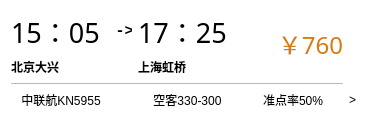
<?xml version="1.0" encoding="UTF-8"?>
<ui version="4.0">
 <class>AirlinesItem</class>
 <widget class="QWidget" name="AirlinesItem">
  <property name="geometry">
   <rect>
    <x>0</x>
    <y>0</y>
    <width>370</width>
    <height>120</height>
   </rect>
  </property>
  <property name="minimumSize">
   <size>
    <width>370</width>
    <height>120</height>
   </size>
  </property>
  <property name="maximumSize">
   <size>
    <width>370</width>
    <height>120</height>
   </size>
  </property>
  <property name="palette">
   <palette>
    <active>
     <colorrole role="WindowText">
      <brush brushstyle="SolidPattern">
       <color alpha="255">
        <red>0</red>
        <green>0</green>
        <blue>0</blue>
       </color>
      </brush>
     </colorrole>
     <colorrole role="Button">
      <brush brushstyle="SolidPattern">
       <color alpha="255">
        <red>255</red>
        <green>255</green>
        <blue>255</blue>
       </color>
      </brush>
     </colorrole>
     <colorrole role="Light">
      <brush brushstyle="SolidPattern">
       <color alpha="255">
        <red>255</red>
        <green>255</green>
        <blue>255</blue>
       </color>
      </brush>
     </colorrole>
     <colorrole role="Midlight">
      <brush brushstyle="SolidPattern">
       <color alpha="255">
        <red>255</red>
        <green>255</green>
        <blue>255</blue>
       </color>
      </brush>
     </colorrole>
     <colorrole role="Dark">
      <brush brushstyle="SolidPattern">
       <color alpha="255">
        <red>127</red>
        <green>127</green>
        <blue>127</blue>
       </color>
      </brush>
     </colorrole>
     <colorrole role="Mid">
      <brush brushstyle="SolidPattern">
       <color alpha="255">
        <red>170</red>
        <green>170</green>
        <blue>170</blue>
       </color>
      </brush>
     </colorrole>
     <colorrole role="Text">
      <brush brushstyle="SolidPattern">
       <color alpha="255">
        <red>0</red>
        <green>0</green>
        <blue>0</blue>
       </color>
      </brush>
     </colorrole>
     <colorrole role="BrightText">
      <brush brushstyle="SolidPattern">
       <color alpha="255">
        <red>255</red>
        <green>255</green>
        <blue>255</blue>
       </color>
      </brush>
     </colorrole>
     <colorrole role="ButtonText">
      <brush brushstyle="SolidPattern">
       <color alpha="255">
        <red>0</red>
        <green>0</green>
        <blue>0</blue>
       </color>
      </brush>
     </colorrole>
     <colorrole role="Base">
      <brush brushstyle="SolidPattern">
       <color alpha="255">
        <red>255</red>
        <green>255</green>
        <blue>255</blue>
       </color>
      </brush>
     </colorrole>
     <colorrole role="Window">
      <brush brushstyle="SolidPattern">
       <color alpha="255">
        <red>255</red>
        <green>255</green>
        <blue>255</blue>
       </color>
      </brush>
     </colorrole>
     <colorrole role="Shadow">
      <brush brushstyle="SolidPattern">
       <color alpha="255">
        <red>0</red>
        <green>0</green>
        <blue>0</blue>
       </color>
      </brush>
     </colorrole>
     <colorrole role="AlternateBase">
      <brush brushstyle="SolidPattern">
       <color alpha="255">
        <red>255</red>
        <green>255</green>
        <blue>255</blue>
       </color>
      </brush>
     </colorrole>
     <colorrole role="ToolTipBase">
      <brush brushstyle="SolidPattern">
       <color alpha="255">
        <red>255</red>
        <green>255</green>
        <blue>220</blue>
       </color>
      </brush>
     </colorrole>
     <colorrole role="ToolTipText">
      <brush brushstyle="SolidPattern">
       <color alpha="255">
        <red>0</red>
        <green>0</green>
        <blue>0</blue>
       </color>
      </brush>
     </colorrole>
     <colorrole role="PlaceholderText">
      <brush brushstyle="SolidPattern">
       <color alpha="128">
        <red>0</red>
        <green>0</green>
        <blue>0</blue>
       </color>
      </brush>
     </colorrole>
    </active>
    <inactive>
     <colorrole role="WindowText">
      <brush brushstyle="SolidPattern">
       <color alpha="255">
        <red>0</red>
        <green>0</green>
        <blue>0</blue>
       </color>
      </brush>
     </colorrole>
     <colorrole role="Button">
      <brush brushstyle="SolidPattern">
       <color alpha="255">
        <red>255</red>
        <green>255</green>
        <blue>255</blue>
       </color>
      </brush>
     </colorrole>
     <colorrole role="Light">
      <brush brushstyle="SolidPattern">
       <color alpha="255">
        <red>255</red>
        <green>255</green>
        <blue>255</blue>
       </color>
      </brush>
     </colorrole>
     <colorrole role="Midlight">
      <brush brushstyle="SolidPattern">
       <color alpha="255">
        <red>255</red>
        <green>255</green>
        <blue>255</blue>
       </color>
      </brush>
     </colorrole>
     <colorrole role="Dark">
      <brush brushstyle="SolidPattern">
       <color alpha="255">
        <red>127</red>
        <green>127</green>
        <blue>127</blue>
       </color>
      </brush>
     </colorrole>
     <colorrole role="Mid">
      <brush brushstyle="SolidPattern">
       <color alpha="255">
        <red>170</red>
        <green>170</green>
        <blue>170</blue>
       </color>
      </brush>
     </colorrole>
     <colorrole role="Text">
      <brush brushstyle="SolidPattern">
       <color alpha="255">
        <red>0</red>
        <green>0</green>
        <blue>0</blue>
       </color>
      </brush>
     </colorrole>
     <colorrole role="BrightText">
      <brush brushstyle="SolidPattern">
       <color alpha="255">
        <red>255</red>
        <green>255</green>
        <blue>255</blue>
       </color>
      </brush>
     </colorrole>
     <colorrole role="ButtonText">
      <brush brushstyle="SolidPattern">
       <color alpha="255">
        <red>0</red>
        <green>0</green>
        <blue>0</blue>
       </color>
      </brush>
     </colorrole>
     <colorrole role="Base">
      <brush brushstyle="SolidPattern">
       <color alpha="255">
        <red>255</red>
        <green>255</green>
        <blue>255</blue>
       </color>
      </brush>
     </colorrole>
     <colorrole role="Window">
      <brush brushstyle="SolidPattern">
       <color alpha="255">
        <red>255</red>
        <green>255</green>
        <blue>255</blue>
       </color>
      </brush>
     </colorrole>
     <colorrole role="Shadow">
      <brush brushstyle="SolidPattern">
       <color alpha="255">
        <red>0</red>
        <green>0</green>
        <blue>0</blue>
       </color>
      </brush>
     </colorrole>
     <colorrole role="AlternateBase">
      <brush brushstyle="SolidPattern">
       <color alpha="255">
        <red>255</red>
        <green>255</green>
        <blue>255</blue>
       </color>
      </brush>
     </colorrole>
     <colorrole role="ToolTipBase">
      <brush brushstyle="SolidPattern">
       <color alpha="255">
        <red>255</red>
        <green>255</green>
        <blue>220</blue>
       </color>
      </brush>
     </colorrole>
     <colorrole role="ToolTipText">
      <brush brushstyle="SolidPattern">
       <color alpha="255">
        <red>0</red>
        <green>0</green>
        <blue>0</blue>
       </color>
      </brush>
     </colorrole>
     <colorrole role="PlaceholderText">
      <brush brushstyle="SolidPattern">
       <color alpha="128">
        <red>0</red>
        <green>0</green>
        <blue>0</blue>
       </color>
      </brush>
     </colorrole>
    </inactive>
    <disabled>
     <colorrole role="WindowText">
      <brush brushstyle="SolidPattern">
       <color alpha="255">
        <red>127</red>
        <green>127</green>
        <blue>127</blue>
       </color>
      </brush>
     </colorrole>
     <colorrole role="Button">
      <brush brushstyle="SolidPattern">
       <color alpha="255">
        <red>255</red>
        <green>255</green>
        <blue>255</blue>
       </color>
      </brush>
     </colorrole>
     <colorrole role="Light">
      <brush brushstyle="SolidPattern">
       <color alpha="255">
        <red>255</red>
        <green>255</green>
        <blue>255</blue>
       </color>
      </brush>
     </colorrole>
     <colorrole role="Midlight">
      <brush brushstyle="SolidPattern">
       <color alpha="255">
        <red>255</red>
        <green>255</green>
        <blue>255</blue>
       </color>
      </brush>
     </colorrole>
     <colorrole role="Dark">
      <brush brushstyle="SolidPattern">
       <color alpha="255">
        <red>127</red>
        <green>127</green>
        <blue>127</blue>
       </color>
      </brush>
     </colorrole>
     <colorrole role="Mid">
      <brush brushstyle="SolidPattern">
       <color alpha="255">
        <red>170</red>
        <green>170</green>
        <blue>170</blue>
       </color>
      </brush>
     </colorrole>
     <colorrole role="Text">
      <brush brushstyle="SolidPattern">
       <color alpha="255">
        <red>127</red>
        <green>127</green>
        <blue>127</blue>
       </color>
      </brush>
     </colorrole>
     <colorrole role="BrightText">
      <brush brushstyle="SolidPattern">
       <color alpha="255">
        <red>255</red>
        <green>255</green>
        <blue>255</blue>
       </color>
      </brush>
     </colorrole>
     <colorrole role="ButtonText">
      <brush brushstyle="SolidPattern">
       <color alpha="255">
        <red>127</red>
        <green>127</green>
        <blue>127</blue>
       </color>
      </brush>
     </colorrole>
     <colorrole role="Base">
      <brush brushstyle="SolidPattern">
       <color alpha="255">
        <red>255</red>
        <green>255</green>
        <blue>255</blue>
       </color>
      </brush>
     </colorrole>
     <colorrole role="Window">
      <brush brushstyle="SolidPattern">
       <color alpha="255">
        <red>255</red>
        <green>255</green>
        <blue>255</blue>
       </color>
      </brush>
     </colorrole>
     <colorrole role="Shadow">
      <brush brushstyle="SolidPattern">
       <color alpha="255">
        <red>0</red>
        <green>0</green>
        <blue>0</blue>
       </color>
      </brush>
     </colorrole>
     <colorrole role="AlternateBase">
      <brush brushstyle="SolidPattern">
       <color alpha="255">
        <red>255</red>
        <green>255</green>
        <blue>255</blue>
       </color>
      </brush>
     </colorrole>
     <colorrole role="ToolTipBase">
      <brush brushstyle="SolidPattern">
       <color alpha="255">
        <red>255</red>
        <green>255</green>
        <blue>220</blue>
       </color>
      </brush>
     </colorrole>
     <colorrole role="ToolTipText">
      <brush brushstyle="SolidPattern">
       <color alpha="255">
        <red>0</red>
        <green>0</green>
        <blue>0</blue>
       </color>
      </brush>
     </colorrole>
     <colorrole role="PlaceholderText">
      <brush brushstyle="SolidPattern">
       <color alpha="128">
        <red>0</red>
        <green>0</green>
        <blue>0</blue>
       </color>
      </brush>
     </colorrole>
    </disabled>
   </palette>
  </property>
  <property name="windowTitle">
   <string>Form</string>
  </property>
  <property name="autoFillBackground">
   <bool>true</bool>
  </property>
  <layout class="QGridLayout" name="gridLayout">
   <item row="0" column="3" rowspan="2">
    <widget class="QLabel" name="label_price">
     <property name="palette">
      <palette>
       <active>
        <colorrole role="WindowText">
         <brush brushstyle="SolidPattern">
          <color alpha="255">
           <red>217</red>
           <green>123</green>
           <blue>16</blue>
          </color>
         </brush>
        </colorrole>
       </active>
       <inactive>
        <colorrole role="WindowText">
         <brush brushstyle="SolidPattern">
          <color alpha="255">
           <red>217</red>
           <green>123</green>
           <blue>16</blue>
          </color>
         </brush>
        </colorrole>
       </inactive>
       <disabled>
        <colorrole role="WindowText">
         <brush brushstyle="SolidPattern">
          <color alpha="255">
           <red>125</red>
           <green>125</green>
           <blue>125</blue>
          </color>
         </brush>
        </colorrole>
       </disabled>
      </palette>
     </property>
     <property name="font">
      <font>
       <family>楷体</family>
       <pointsize>18</pointsize>
      </font>
     </property>
     <property name="text">
      <string>￥760</string>
     </property>
     <property name="alignment">
      <set>Qt::AlignRight|Qt::AlignTrailing|Qt::AlignVCenter</set>
     </property>
    </widget>
   </item>
   <item row="3" column="3">
    <widget class="QLabel" name="label_totalTime">
     <property name="text">
      <string>准点率50%</string>
     </property>
     <property name="alignment">
      <set>Qt::AlignCenter</set>
     </property>
    </widget>
   </item>
   <item row="3" column="2">
    <widget class="QLabel" name="label_flightType">
     <property name="text">
      <string>空客330-300</string>
     </property>
     <property name="alignment">
      <set>Qt::AlignCenter</set>
     </property>
    </widget>
   </item>
   <item row="0" column="2">
    <widget class="QLabel" name="label_toTime">
     <property name="palette">
      <palette>
       <active>
        <colorrole role="WindowText">
         <brush brushstyle="SolidPattern">
          <color alpha="255">
           <red>0</red>
           <green>0</green>
           <blue>0</blue>
          </color>
         </brush>
        </colorrole>
        <colorrole role="Button">
         <brush brushstyle="SolidPattern">
          <color alpha="255">
           <red>255</red>
           <green>255</green>
           <blue>255</blue>
          </color>
         </brush>
        </colorrole>
        <colorrole role="Light">
         <brush brushstyle="SolidPattern">
          <color alpha="255">
           <red>255</red>
           <green>255</green>
           <blue>255</blue>
          </color>
         </brush>
        </colorrole>
        <colorrole role="Midlight">
         <brush brushstyle="SolidPattern">
          <color alpha="255">
           <red>255</red>
           <green>255</green>
           <blue>255</blue>
          </color>
         </brush>
        </colorrole>
        <colorrole role="Dark">
         <brush brushstyle="SolidPattern">
          <color alpha="255">
           <red>127</red>
           <green>127</green>
           <blue>127</blue>
          </color>
         </brush>
        </colorrole>
        <colorrole role="Mid">
         <brush brushstyle="SolidPattern">
          <color alpha="255">
           <red>170</red>
           <green>170</green>
           <blue>170</blue>
          </color>
         </brush>
        </colorrole>
        <colorrole role="Text">
         <brush brushstyle="SolidPattern">
          <color alpha="255">
           <red>0</red>
           <green>0</green>
           <blue>0</blue>
          </color>
         </brush>
        </colorrole>
        <colorrole role="BrightText">
         <brush brushstyle="SolidPattern">
          <color alpha="255">
           <red>255</red>
           <green>255</green>
           <blue>255</blue>
          </color>
         </brush>
        </colorrole>
        <colorrole role="ButtonText">
         <brush brushstyle="SolidPattern">
          <color alpha="255">
           <red>0</red>
           <green>0</green>
           <blue>0</blue>
          </color>
         </brush>
        </colorrole>
        <colorrole role="Base">
         <brush brushstyle="SolidPattern">
          <color alpha="255">
           <red>255</red>
           <green>255</green>
           <blue>255</blue>
          </color>
         </brush>
        </colorrole>
        <colorrole role="Window">
         <brush brushstyle="SolidPattern">
          <color alpha="255">
           <red>255</red>
           <green>255</green>
           <blue>255</blue>
          </color>
         </brush>
        </colorrole>
        <colorrole role="Shadow">
         <brush brushstyle="SolidPattern">
          <color alpha="255">
           <red>0</red>
           <green>0</green>
           <blue>0</blue>
          </color>
         </brush>
        </colorrole>
        <colorrole role="AlternateBase">
         <brush brushstyle="SolidPattern">
          <color alpha="255">
           <red>255</red>
           <green>255</green>
           <blue>255</blue>
          </color>
         </brush>
        </colorrole>
        <colorrole role="ToolTipBase">
         <brush brushstyle="SolidPattern">
          <color alpha="255">
           <red>255</red>
           <green>255</green>
           <blue>220</blue>
          </color>
         </brush>
        </colorrole>
        <colorrole role="ToolTipText">
         <brush brushstyle="SolidPattern">
          <color alpha="255">
           <red>0</red>
           <green>0</green>
           <blue>0</blue>
          </color>
         </brush>
        </colorrole>
        <colorrole role="PlaceholderText">
         <brush brushstyle="SolidPattern">
          <color alpha="128">
           <red>0</red>
           <green>0</green>
           <blue>0</blue>
          </color>
         </brush>
        </colorrole>
       </active>
       <inactive>
        <colorrole role="WindowText">
         <brush brushstyle="SolidPattern">
          <color alpha="255">
           <red>0</red>
           <green>0</green>
           <blue>0</blue>
          </color>
         </brush>
        </colorrole>
        <colorrole role="Button">
         <brush brushstyle="SolidPattern">
          <color alpha="255">
           <red>255</red>
           <green>255</green>
           <blue>255</blue>
          </color>
         </brush>
        </colorrole>
        <colorrole role="Light">
         <brush brushstyle="SolidPattern">
          <color alpha="255">
           <red>255</red>
           <green>255</green>
           <blue>255</blue>
          </color>
         </brush>
        </colorrole>
        <colorrole role="Midlight">
         <brush brushstyle="SolidPattern">
          <color alpha="255">
           <red>255</red>
           <green>255</green>
           <blue>255</blue>
          </color>
         </brush>
        </colorrole>
        <colorrole role="Dark">
         <brush brushstyle="SolidPattern">
          <color alpha="255">
           <red>127</red>
           <green>127</green>
           <blue>127</blue>
          </color>
         </brush>
        </colorrole>
        <colorrole role="Mid">
         <brush brushstyle="SolidPattern">
          <color alpha="255">
           <red>170</red>
           <green>170</green>
           <blue>170</blue>
          </color>
         </brush>
        </colorrole>
        <colorrole role="Text">
         <brush brushstyle="SolidPattern">
          <color alpha="255">
           <red>0</red>
           <green>0</green>
           <blue>0</blue>
          </color>
         </brush>
        </colorrole>
        <colorrole role="BrightText">
         <brush brushstyle="SolidPattern">
          <color alpha="255">
           <red>255</red>
           <green>255</green>
           <blue>255</blue>
          </color>
         </brush>
        </colorrole>
        <colorrole role="ButtonText">
         <brush brushstyle="SolidPattern">
          <color alpha="255">
           <red>0</red>
           <green>0</green>
           <blue>0</blue>
          </color>
         </brush>
        </colorrole>
        <colorrole role="Base">
         <brush brushstyle="SolidPattern">
          <color alpha="255">
           <red>255</red>
           <green>255</green>
           <blue>255</blue>
          </color>
         </brush>
        </colorrole>
        <colorrole role="Window">
         <brush brushstyle="SolidPattern">
          <color alpha="255">
           <red>255</red>
           <green>255</green>
           <blue>255</blue>
          </color>
         </brush>
        </colorrole>
        <colorrole role="Shadow">
         <brush brushstyle="SolidPattern">
          <color alpha="255">
           <red>0</red>
           <green>0</green>
           <blue>0</blue>
          </color>
         </brush>
        </colorrole>
        <colorrole role="AlternateBase">
         <brush brushstyle="SolidPattern">
          <color alpha="255">
           <red>255</red>
           <green>255</green>
           <blue>255</blue>
          </color>
         </brush>
        </colorrole>
        <colorrole role="ToolTipBase">
         <brush brushstyle="SolidPattern">
          <color alpha="255">
           <red>255</red>
           <green>255</green>
           <blue>220</blue>
          </color>
         </brush>
        </colorrole>
        <colorrole role="ToolTipText">
         <brush brushstyle="SolidPattern">
          <color alpha="255">
           <red>0</red>
           <green>0</green>
           <blue>0</blue>
          </color>
         </brush>
        </colorrole>
        <colorrole role="PlaceholderText">
         <brush brushstyle="SolidPattern">
          <color alpha="128">
           <red>0</red>
           <green>0</green>
           <blue>0</blue>
          </color>
         </brush>
        </colorrole>
       </inactive>
       <disabled>
        <colorrole role="WindowText">
         <brush brushstyle="SolidPattern">
          <color alpha="255">
           <red>127</red>
           <green>127</green>
           <blue>127</blue>
          </color>
         </brush>
        </colorrole>
        <colorrole role="Button">
         <brush brushstyle="SolidPattern">
          <color alpha="255">
           <red>255</red>
           <green>255</green>
           <blue>255</blue>
          </color>
         </brush>
        </colorrole>
        <colorrole role="Light">
         <brush brushstyle="SolidPattern">
          <color alpha="255">
           <red>255</red>
           <green>255</green>
           <blue>255</blue>
          </color>
         </brush>
        </colorrole>
        <colorrole role="Midlight">
         <brush brushstyle="SolidPattern">
          <color alpha="255">
           <red>255</red>
           <green>255</green>
           <blue>255</blue>
          </color>
         </brush>
        </colorrole>
        <colorrole role="Dark">
         <brush brushstyle="SolidPattern">
          <color alpha="255">
           <red>127</red>
           <green>127</green>
           <blue>127</blue>
          </color>
         </brush>
        </colorrole>
        <colorrole role="Mid">
         <brush brushstyle="SolidPattern">
          <color alpha="255">
           <red>170</red>
           <green>170</green>
           <blue>170</blue>
          </color>
         </brush>
        </colorrole>
        <colorrole role="Text">
         <brush brushstyle="SolidPattern">
          <color alpha="255">
           <red>127</red>
           <green>127</green>
           <blue>127</blue>
          </color>
         </brush>
        </colorrole>
        <colorrole role="BrightText">
         <brush brushstyle="SolidPattern">
          <color alpha="255">
           <red>255</red>
           <green>255</green>
           <blue>255</blue>
          </color>
         </brush>
        </colorrole>
        <colorrole role="ButtonText">
         <brush brushstyle="SolidPattern">
          <color alpha="255">
           <red>127</red>
           <green>127</green>
           <blue>127</blue>
          </color>
         </brush>
        </colorrole>
        <colorrole role="Base">
         <brush brushstyle="SolidPattern">
          <color alpha="255">
           <red>255</red>
           <green>255</green>
           <blue>255</blue>
          </color>
         </brush>
        </colorrole>
        <colorrole role="Window">
         <brush brushstyle="SolidPattern">
          <color alpha="255">
           <red>255</red>
           <green>255</green>
           <blue>255</blue>
          </color>
         </brush>
        </colorrole>
        <colorrole role="Shadow">
         <brush brushstyle="SolidPattern">
          <color alpha="255">
           <red>0</red>
           <green>0</green>
           <blue>0</blue>
          </color>
         </brush>
        </colorrole>
        <colorrole role="AlternateBase">
         <brush brushstyle="SolidPattern">
          <color alpha="255">
           <red>255</red>
           <green>255</green>
           <blue>255</blue>
          </color>
         </brush>
        </colorrole>
        <colorrole role="ToolTipBase">
         <brush brushstyle="SolidPattern">
          <color alpha="255">
           <red>255</red>
           <green>255</green>
           <blue>220</blue>
          </color>
         </brush>
        </colorrole>
        <colorrole role="ToolTipText">
         <brush brushstyle="SolidPattern">
          <color alpha="255">
           <red>0</red>
           <green>0</green>
           <blue>0</blue>
          </color>
         </brush>
        </colorrole>
        <colorrole role="PlaceholderText">
         <brush brushstyle="SolidPattern">
          <color alpha="128">
           <red>0</red>
           <green>0</green>
           <blue>0</blue>
          </color>
         </brush>
        </colorrole>
       </disabled>
      </palette>
     </property>
     <property name="font">
      <font>
       <family>Impact</family>
       <pointsize>20</pointsize>
      </font>
     </property>
     <property name="text">
      <string>17：25</string>
     </property>
     <property name="alignment">
      <set>Qt::AlignLeading|Qt::AlignLeft|Qt::AlignVCenter</set>
     </property>
    </widget>
   </item>
   <item row="1" column="2">
    <widget class="QLabel" name="label_to">
     <property name="font">
      <font>
       <weight>75</weight>
       <bold>true</bold>
      </font>
     </property>
     <property name="text">
      <string>上海虹桥</string>
     </property>
     <property name="alignment">
      <set>Qt::AlignLeading|Qt::AlignLeft|Qt::AlignVCenter</set>
     </property>
    </widget>
   </item>
   <item row="3" column="0">
    <widget class="QLabel" name="label_flightNum">
     <property name="text">
      <string>中联航KN5955</string>
     </property>
     <property name="alignment">
      <set>Qt::AlignCenter</set>
     </property>
    </widget>
   </item>
   <item row="2" column="0" colspan="4">
    <widget class="QPushButton" name="pushButton">
     <property name="maximumSize">
      <size>
       <width>16777215</width>
       <height>1</height>
      </size>
     </property>
     <property name="focusPolicy">
      <enum>Qt::NoFocus</enum>
     </property>
     <property name="text">
      <string/>
     </property>
    </widget>
   </item>
   <item row="0" column="1">
    <widget class="QLabel" name="label_arrow">
     <property name="maximumSize">
      <size>
       <width>15</width>
       <height>16777215</height>
      </size>
     </property>
     <property name="font">
      <font>
       <family>Consolas</family>
       <pointsize>11</pointsize>
       <weight>75</weight>
       <italic>false</italic>
       <bold>true</bold>
       <kerning>false</kerning>
      </font>
     </property>
     <property name="text">
      <string>-&gt;</string>
     </property>
     <property name="alignment">
      <set>Qt::AlignCenter</set>
     </property>
    </widget>
   </item>
   <item row="0" column="0">
    <widget class="QLabel" name="label_fromTime">
     <property name="font">
      <font>
       <family>Impact</family>
       <pointsize>20</pointsize>
      </font>
     </property>
     <property name="text">
      <string>15：05</string>
     </property>
     <property name="alignment">
      <set>Qt::AlignLeading|Qt::AlignLeft|Qt::AlignVCenter</set>
     </property>
    </widget>
   </item>
   <item row="1" column="0">
    <widget class="QLabel" name="label_from">
     <property name="font">
      <font>
       <weight>75</weight>
       <bold>true</bold>
      </font>
     </property>
     <property name="text">
      <string>北京大兴</string>
     </property>
     <property name="alignment">
      <set>Qt::AlignLeading|Qt::AlignLeft|Qt::AlignVCenter</set>
     </property>
    </widget>
   </item>
   <item row="3" column="4">
    <widget class="QLabel" name="label">
     <property name="maximumSize">
      <size>
       <width>10</width>
       <height>16777215</height>
      </size>
     </property>
     <property name="text">
      <string>&gt;</string>
     </property>
    </widget>
   </item>
  </layout>
 </widget>
 <resources/>
 <connections/>
</ui>
